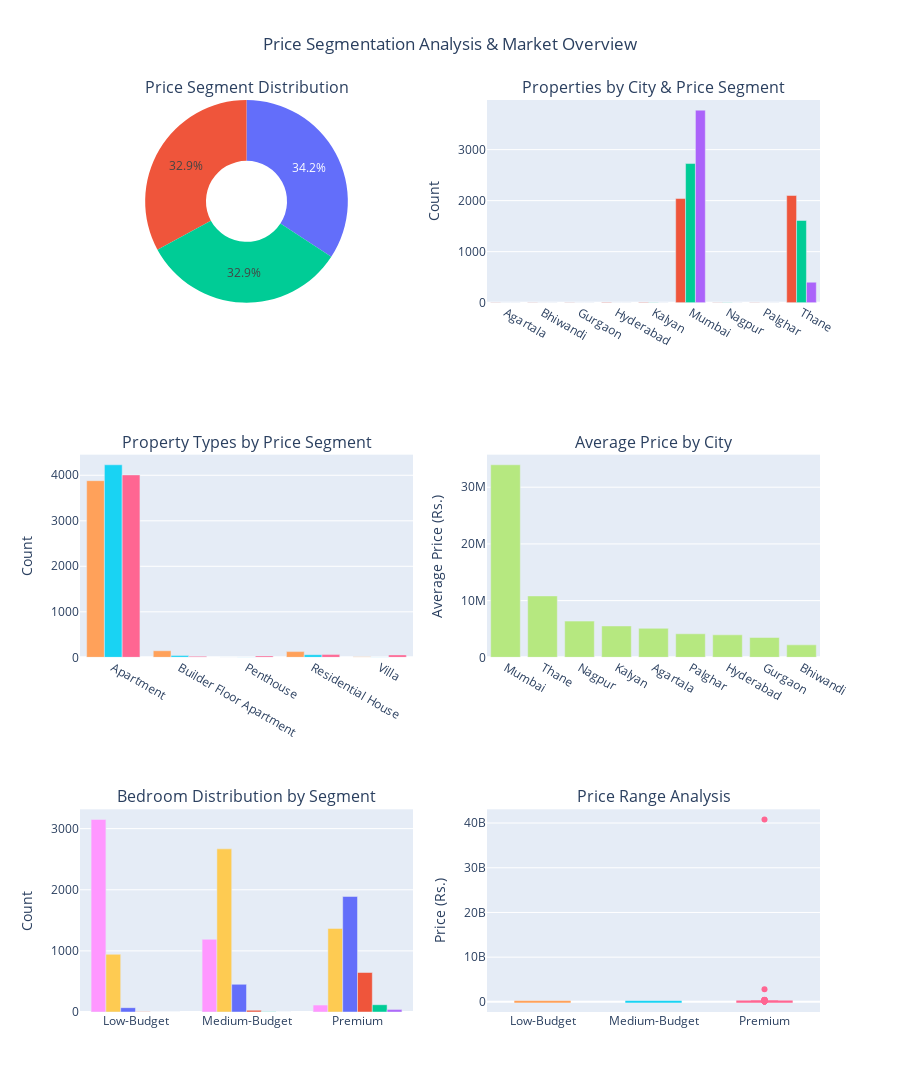

Here is the notebook cell this chart was saved with:
### Code cell
# 1. price segment distribution (Pie Chart)
segment_counts = df['Price_Segment'].value_counts()

fig.add_trace(
    go.Pie(
        labels=segment_counts.index, 
        values=segment_counts.values,
        name="Price Segments", 
        hole=0.4,
        showlegend=False,
    ),
    row=1, col=1
)

# 2. properties by City & Price Segment
city_segment = df.groupby(['City', 'Price_Segment']).size().unstack(fill_value=0)

for i, segment in enumerate(city_segment.columns):
    fig.add_trace(
        go.Bar(
            name=segment, 
            x=city_segment.index, 
            y=city_segment[segment],
            showlegend=False,
        ),
        row=1, col=2
    )

# 3. property Types by Price Segment
prop_segment = df.groupby(['Type of Property', 'Price_Segment']).size().unstack(fill_value=0)

for i, segment in enumerate(prop_segment.columns):
    fig.add_trace(
        go.Bar(
            name=segment, 
            x=prop_segment.index, 
            y=prop_segment[segment],
            showlegend=False,
        ),
        row=2, col=1
    )

# 4. average Price by City
avg_price_city = df.groupby('City')['Price'].mean().sort_values(ascending=False)

fig.add_trace(
    go.Bar(
        x=avg_price_city.index,
        y=avg_price_city.values,
        name='Avg Price',
        showlegend=False,
    ),
    row=2, col=2
)

# 5. bedroom distribution by Segment
bedroom_segment = df.groupby(['Price_Segment', 'bedroom']).size().unstack(fill_value=0)

for bedroom in bedroom_segment.columns:
    fig.add_trace(
        go.Bar(
            name=f'{bedroom} BHK', 
            x=bedroom_segment.index, 
            y=bedroom_segment[bedroom],
            showlegend=False
        ),
        row=3, col=1
    )

# 6. Price range analysis (Box Plot)
for i, segment in enumerate(df['Price_Segment'].unique()):
    segment_data = df[df['Price_Segment'] == segment]
    fig.add_trace(
        go.Box(
            y=segment_data['Price'],
            name=segment,
            showlegend=False,
        ),
        row=3, col=2
    )


# Update layout
fig.update_layout(
title_text="Price Segmentation Analysis & Market Overview",
height=1200,
showlegend=True,
title_x=0.5,
font=dict(size=12)
)
# Update y-axes labels
fig.update_yaxes(title_text="Count", row=1, col=2)
fig.update_yaxes(title_text="Count", row=2, col=1)
fig.update_yaxes(title_text="Average Price (Rs.)", row=2, col=2)
fig.update_yaxes(title_text="Count", row=3, col=1)
fig.update_yaxes(title_text="Price (Rs.)", row=3, col=2)

### Figure 1 — Plotly figure (JSON) as saved in the notebook; plotly's stock layout.template omitted (floating-point values rounded to 4 significant figures; data arrays with more than 128 entries replaced by an {"elided": "..."} marker saying what was removed)
{"data": [{"domain": {"x": [0, 0.45], "y": [0.7778, 1]}, "hole": 0.4, "labels": ["Medium-Budget", "Premium", "Low-Budget"], "name": "Price Segments", "showlegend": false, "type": "pie", "values": [4342, 4175, 4168]}, {"name": "Low-Budget", "showlegend": false, "type": "bar", "x": ["Agartala", "Bhiwandi", "Gurgaon", "Hyderabad", "Kalyan", "Mumbai", "Nagpur", "Palghar", "Thane"], "xaxis": "x", "y": [1, 2, 1, 8, 7, 2041, 5, 2, 2101], "yaxis": "y"}, {"name": "Medium-Budget", "showlegend": false, "type": "bar", "x": ["Agartala", "Bhiwandi", "Gurgaon", "Hyderabad", "Kalyan", "Mumbai", "Nagpur", "Palghar", "Thane"], "xaxis": "x", "y": [0, 0, 0, 0, 2, 2727, 2, 0, 1611], "yaxis": "y"}, {"name": "Premium", "showlegend": false, "type": "bar", "x": ["Agartala", "Bhiwandi", "Gurgaon", "Hyderabad", "Kalyan", "Mumbai", "Nagpur", "Palghar", "Thane"], "xaxis": "x", "y": [0, 0, 0, 0, 0, 3774, 0, 0, 401], "yaxis": "y"}, {"name": "Low-Budget", "showlegend": false, "type": "bar", "x": ["Apartment", "Builder Floor Apartment", "Penthouse", "Residential House", "Villa"], "xaxis": "x2", "y": [3881, 145, 1, 126, 15], "yaxis": "y2"}, {"name": "Medium-Budget", "showlegend": false, "type": "bar", "x": ["Apartment", "Builder Floor Apartment", "Penthouse", "Residential House", "Villa"], "xaxis": "x2", "y": [4230, 38, 6, 58, 10], "yaxis": "y2"}, {"name": "Premium", "showlegend": false, "type": "bar", "x": ["Apartment", "Builder Floor Apartment", "Penthouse", "Residential House", "Villa"], "xaxis": "x2", "y": [4008, 22, 31, 60, 54], "yaxis": "y2"}, {"name": "Avg Price", "showlegend": false, "type": "bar", "x": ["Mumbai", "Thane", "Nagpur", "Kalyan", "Agartala", "Palghar", "Hyderabad", "Gurgaon", "Bhiwandi"], "xaxis": "x3", "y": [33950000.0, 10830000.0, 6386000.0, 5533000.0, 5117000.0, 4150000.0, 3969000.0, 3500000.0, 2200000.0], "yaxis": "y3"}, {"name": "1 BHK", "showlegend": false, "type": "bar", "x": ["Low-Budget", "Medium-Budget", "Premium"], "xaxis": "x4", "y": [3150, 1189, 113], "yaxis": "y4"}, {"name": "2 BHK", "showlegend": false, "type": "bar", "x": ["Low-Budget", "Medium-Budget", "Premium"], "xaxis": "x4", "y": [944, 2669, 1368], "yaxis": "y4"}, {"name": "3 BHK", "showlegend": false, "type": "bar", "x": ["Low-Budget", "Medium-Budget", "Premium"], "xaxis": "x4", "y": [71, 453, 1890], "yaxis": "y4"}, {"name": "4 BHK", "showlegend": false, "type": "bar", "x": ["Low-Budget", "Medium-Budget", "Premium"], "xaxis": "x4", "y": [3, 29, 646], "yaxis": "y4"}, {"name": "5 BHK", "showlegend": false, "type": "bar", "x": ["Low-Budget", "Medium-Budget", "Premium"], "xaxis": "x4", "y": [0, 2, 119], "yaxis": "y4"}, {"name": "6 BHK", "showlegend": false, "type": "bar", "x": ["Low-Budget", "Medium-Budget", "Premium"], "xaxis": "x4", "y": [0, 0, 39], "yaxis": "y4"}, {"name": "Low-Budget", "showlegend": false, "type": "box", "xaxis": "x5", "y": {"elided": "4168 float values"}, "yaxis": "y5"}, {"name": "Medium-Budget", "showlegend": false, "type": "box", "xaxis": "x5", "y": {"elided": "4342 float values"}, "yaxis": "y5"}, {"name": "Premium", "showlegend": false, "type": "box", "xaxis": "x5", "y": {"elided": "4175 float values"}, "yaxis": "y5"}], "layout": {"annotations": [{"font": {"size": 16}, "showarrow": false, "text": "Price Segment Distribution", "x": 0.225, "xanchor": "center", "xref": "paper", "y": 1, "yanchor": "bottom", "yref": "paper"}, {"font": {"size": 16}, "showarrow": false, "text": "Properties by City & Price Segment", "x": 0.775, "xanchor": "center", "xref": "paper", "y": 1, "yanchor": "bottom", "yref": "paper"}, {"font": {"size": 16}, "showarrow": false, "text": "Property Types by Price Segment", "x": 0.225, "xanchor": "center", "xref": "paper", "y": 0.6111, "yanchor": "bottom", "yref": "paper"}, {"font": {"size": 16}, "showarrow": false, "text": "Average Price by City", "x": 0.775, "xanchor": "center", "xref": "paper", "y": 0.6111, "yanchor": "bottom", "yref": "paper"}, {"font": {"size": 16}, "showarrow": false, "text": "Bedroom Distribution by Segment", "x": 0.225, "xanchor": "center", "xref": "paper", "y": 0.2222, "yanchor": "bottom", "yref": "paper"}, {"font": {"size": 16}, "showarrow": false, "text": "Price Range Analysis", "x": 0.775, "xanchor": "center", "xref": "paper", "y": 0.2222, "yanchor": "bottom", "yref": "paper"}], "font": {"size": 12}, "height": 1200, "showlegend": true, "title": {"text": "Price Segmentation Analysis & Market Overview", "x": 0.5}, "xaxis": {"anchor": "y", "domain": [0.55, 1]}, "xaxis2": {"anchor": "y2", "domain": [0, 0.45]}, "xaxis3": {"anchor": "y3", "domain": [0.55, 1]}, "xaxis4": {"anchor": "y4", "domain": [0, 0.45]}, "xaxis5": {"anchor": "y5", "domain": [0.55, 1]}, "yaxis": {"anchor": "x", "domain": [0.7778, 1], "title": {"text": "Count"}}, "yaxis2": {"anchor": "x2", "domain": [0.3889, 0.6111], "title": {"text": "Count"}}, "yaxis3": {"anchor": "x3", "domain": [0.3889, 0.6111], "title": {"text": "Average Price (Rs.)"}}, "yaxis4": {"anchor": "x4", "domain": [0, 0.2222], "title": {"text": "Count"}}, "yaxis5": {"anchor": "x5", "domain": [0, 0.2222], "title": {"text": "Price (Rs.)"}}}}
